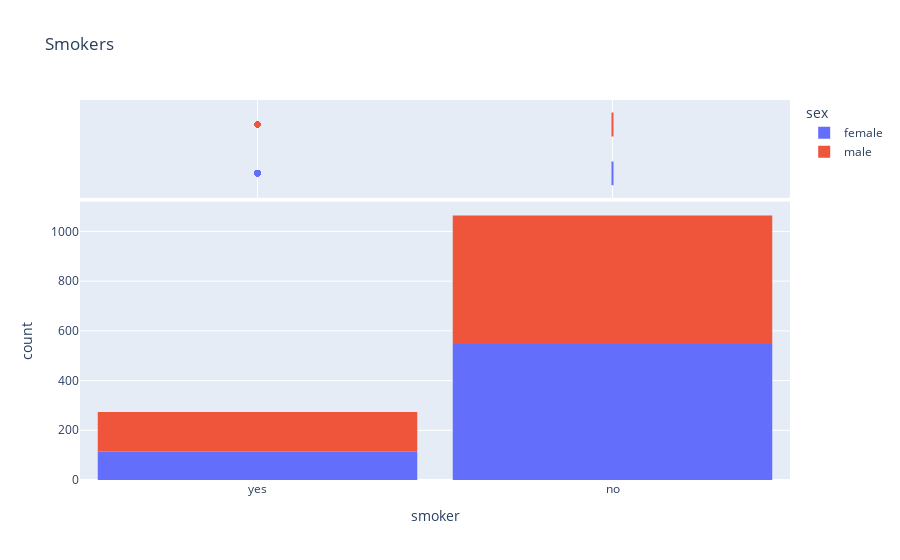

The notebook cell saved with this chart:
### Code cell
fig = px.histogram(medical_df,
                   x="smoker",
                   marginal="box",
                   color = "sex",
                  title="Smokers")
fig.update_layout(bargap=0.1)
fig.show()

### Figure 1 — Plotly figure (JSON) as saved in the notebook; plotly's stock layout.template omitted (floating-point values rounded to 4 significant figures; data arrays with more than 128 entries replaced by an {"elided": "..."} marker saying what was removed)
{"data": [{"bingroup": "x", "hovertemplate": "sex=female<br>smoker=%{x}<br>count=%{y}<extra></extra>", "legendgroup": "female", "marker": {"color": "#636efa", "pattern": {"shape": ""}}, "name": "female", "orientation": "v", "showlegend": true, "type": "histogram", "x": {"elided": "662 str values"}, "xaxis": "x", "yaxis": "y"}, {"hovertemplate": "sex=female<br>smoker=%{x}<extra></extra>", "legendgroup": "female", "marker": {"color": "#636efa"}, "name": "female", "notched": true, "showlegend": false, "type": "box", "x": {"elided": "662 str values"}, "xaxis": "x2", "yaxis": "y2"}, {"bingroup": "x", "hovertemplate": "sex=male<br>smoker=%{x}<br>count=%{y}<extra></extra>", "legendgroup": "male", "marker": {"color": "#EF553B", "pattern": {"shape": ""}}, "name": "male", "orientation": "v", "showlegend": true, "type": "histogram", "x": {"elided": "676 str values"}, "xaxis": "x", "yaxis": "y"}, {"hovertemplate": "sex=male<br>smoker=%{x}<extra></extra>", "legendgroup": "male", "marker": {"color": "#EF553B"}, "name": "male", "notched": true, "showlegend": false, "type": "box", "x": {"elided": "676 str values"}, "xaxis": "x2", "yaxis": "y2"}], "layout": {"bargap": 0.1, "barmode": "relative", "legend": {"title": {"text": "sex"}, "tracegroupgap": 0}, "title": {"text": "Smokers"}, "xaxis": {"anchor": "y", "domain": [0, 1], "title": {"text": "smoker"}}, "xaxis2": {"anchor": "y2", "domain": [0, 1], "matches": "x", "showgrid": true, "showticklabels": false}, "yaxis": {"anchor": "x", "domain": [0, 0.7326], "title": {"text": "count"}}, "yaxis2": {"anchor": "x2", "domain": [0.7426, 1], "matches": "y2", "showgrid": false, "showline": false, "showticklabels": false, "ticks": ""}}}
